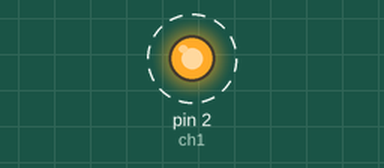
The sketch below on a simulated Arduino Uno, built with avr-gcc and run on an emulated ATmega328P. Shown: output pins drawn as LEDs (lit = HIGH). Dashed ring = blinking.

Above: at 0.5 s.
Timing chart, 0 to 4.6 s (numbered marks = the images above):
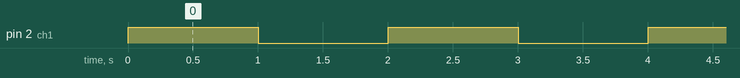

Measured:
- by itself, pin 2 (ch1): alternates HIGH for 1.0 s and LOW for 1.0 s

The sketch:

arduino_sketch.ino
```cpp
int ch1 = 2;

void setup() {
  pinMode(ch1, OUTPUT);

}

void loop() {
  digitalWrite(ch1, HIGH);
  delay(1000);
  digitalWrite(ch1, LOW);
  delay(1000);
}
```
